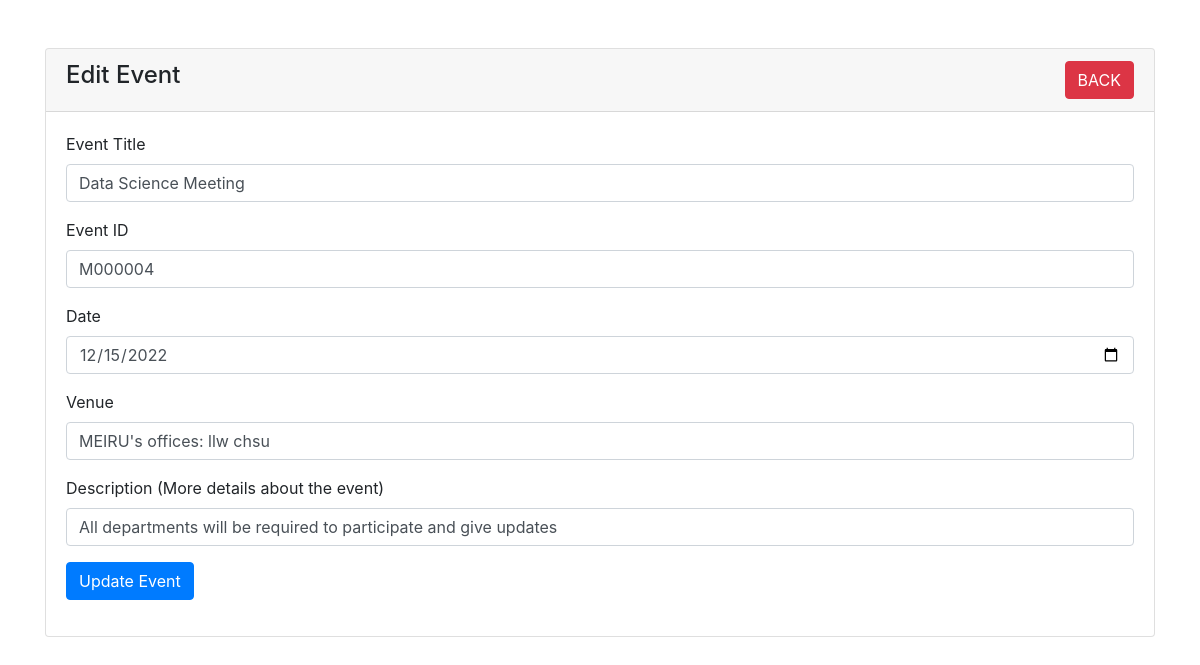
/event-edit.php?id=M000004, run on the app's committed database.
### tables this page shows
CREATE TABLE IF NOT EXISTS `events` (
  `event_title` varchar(200) NOT NULL,
  `event_id` varchar(50) NOT NULL,
  `event_date` date NOT NULL,
  `venue` varchar(191) NOT NULL,
  `descript` varchar(450) NOT NULL,
  PRIMARY KEY (`event_id`)
);

### event-edit.php (the view, shortened to what this page needs)
<?php
require 'dbcon.php';
?>
<!doctype html>
<html lang="en">
  <head>
    <link rel="stylesheet" href="https://cdn.jsdelivr.net/npm/bootstrap@4.4.1/dist/css/bootstrap.min.css">
  </head>
  <body>
  <div class="container mt-5">
    <div class="row">
        <div class="col-md-12">
            <div class="card">
                <div class="card-header">
                    <h4>   Edit Event
                        <a href="index.php" class="btn btn-danger float-right"> BACK </a>
                    </h4>
                </div>
                <div class="card-body">
                    <?php
                    if(isset($_GET['id']))
                    {
                         $ident= mysqli_real_escape_string($con, $_GET['id']);
                         $query="SELECT * FROM events WHERE event_id='$ident' ";
                         $query_run=mysqli_query($con,$query);
                         if(mysqli_num_rows($query_run)>0)
                         {
                            $event=mysqli_fetch_array($query_run);
                            ?>
                            <form action = "code-edit.php" method="POST">
                                <div class="mb-3">
                                    <label>Event Title </label>
                                    <input type="text" name="event_title" value ="<?=$event['event_title'];?>" class="form-control">
                                </div>
                                <div class="mb-3">
                                    <label>Event ID</label>
                                    <input type="text" name="event_id" value="<?=$event['event_id'];?>"  class="form-control">
                                </div>
                                <div class="mb-3">
                                    <label>Date</label>
                                    <input type="date" name="event_date" value="<?=$event['event_date'];?>" class="form-control">
                                </div>
                                <div class="mb-3">
                                    <label>Venue </label>
                                    <input type="text" name="venue" value="<?=$event['venue'];?>" class="form-control">
                                </div>
                                <div class="mb-3">
                                    <label>Description (More details about the event)</label>
                                    <input type="text" name="descript" value="<?=$event['descript'];?>"  class="form-control" >
                                </div>
                                <div class="mb-3">
                                    <button type="submit"class="btn btn-primary" name ="update_event"> Update Event</button>
                                </div>
                            </form>
                            <?php
                         }
                         else
                         {
                            echo "<h4>No Event with such ID Found ! </h4>";
                         }
                    }
                    ?>
                </div>
            </div>
        </div>
    </div>
  </div>
  </body>
</html>

### data on the page
events: event_title "Data Science Meeting", event_id "M000004", event_date "12/15/2022", venue "MEIRU's offices: llw chsu", descript "All departments will be required to participate and give updates"
